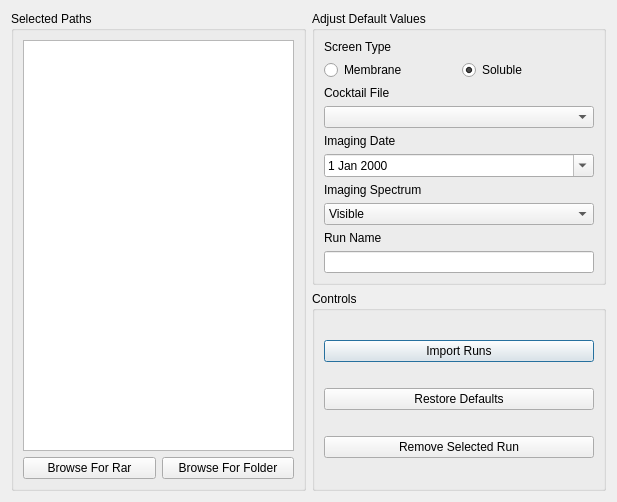
<?xml version="1.0" encoding="UTF-8"?>
<ui version="4.0">
 <class>multiImporter</class>
 <widget class="QDialog" name="multiImporter">
  <property name="geometry">
   <rect>
    <x>0</x>
    <y>0</y>
    <width>617</width>
    <height>502</height>
   </rect>
  </property>
  <property name="windowTitle">
   <string>Dialog</string>
  </property>
  <layout class="QGridLayout" name="gridLayout_4">
   <item row="0" column="1">
    <widget class="QGroupBox" name="groupBox_2">
     <property name="title">
      <string>Adjust Default Values</string>
     </property>
     <layout class="QGridLayout" name="gridLayout">
      <item row="4" column="0">
       <widget class="QLabel" name="label_14">
        <property name="text">
         <string>Imaging Date</string>
        </property>
       </widget>
      </item>
      <item row="9" column="0" colspan="2">
       <widget class="QLineEdit" name="lineEdit"/>
      </item>
      <item row="8" column="0">
       <widget class="QLabel" name="label_7">
        <property name="text">
         <string>Run Name</string>
        </property>
       </widget>
      </item>
      <item row="1" column="0">
       <widget class="QRadioButton" name="radioButton">
        <property name="text">
         <string>Membrane</string>
        </property>
       </widget>
      </item>
      <item row="6" column="0">
       <widget class="QLabel" name="label_4">
        <property name="text">
         <string>Imaging Spectrum</string>
        </property>
       </widget>
      </item>
      <item row="1" column="1">
       <widget class="QRadioButton" name="radioButton_2">
        <property name="text">
         <string>Soluble</string>
        </property>
        <property name="checked">
         <bool>true</bool>
        </property>
       </widget>
      </item>
      <item row="2" column="0">
       <widget class="QLabel" name="label_5">
        <property name="text">
         <string>Cocktail File</string>
        </property>
       </widget>
      </item>
      <item row="0" column="0">
       <widget class="QLabel" name="label_13">
        <property name="text">
         <string>Screen Type</string>
        </property>
       </widget>
      </item>
      <item row="5" column="0" colspan="2">
       <widget class="QDateEdit" name="dateEdit_2">
        <property name="calendarPopup">
         <bool>true</bool>
        </property>
       </widget>
      </item>
      <item row="7" column="0" colspan="2">
       <widget class="QComboBox" name="comboBox_2">
        <item>
         <property name="text">
          <string>Visible</string>
         </property>
        </item>
        <item>
         <property name="text">
          <string>UV-TPEF</string>
         </property>
        </item>
        <item>
         <property name="text">
          <string>SHG</string>
         </property>
        </item>
       </widget>
      </item>
      <item row="3" column="0" colspan="2">
       <widget class="QComboBox" name="comboBox_3"/>
      </item>
     </layout>
    </widget>
   </item>
   <item row="1" column="1">
    <widget class="QGroupBox" name="groupBox_3">
     <property name="title">
      <string>Controls</string>
     </property>
     <layout class="QGridLayout" name="gridLayout_2">
      <item row="0" column="0">
       <widget class="QPushButton" name="pushButton">
        <property name="text">
         <string>Import Runs</string>
        </property>
        <property name="default">
         <bool>true</bool>
        </property>
       </widget>
      </item>
      <item row="1" column="0">
       <widget class="QPushButton" name="pushButton_3">
        <property name="text">
         <string>Restore Defaults</string>
        </property>
       </widget>
      </item>
      <item row="2" column="0">
       <widget class="QPushButton" name="pushButton_2">
        <property name="text">
         <string>Remove Selected Run</string>
        </property>
       </widget>
      </item>
     </layout>
    </widget>
   </item>
   <item row="0" column="0" rowspan="2">
    <widget class="QGroupBox" name="groupBox">
     <property name="title">
      <string>Selected Paths</string>
     </property>
     <layout class="QGridLayout" name="gridLayout_3">
      <item row="1" column="0">
       <widget class="QPushButton" name="pushButton_4">
        <property name="text">
         <string>Browse For Rar</string>
        </property>
       </widget>
      </item>
      <item row="1" column="1">
       <widget class="QPushButton" name="pushButton_5">
        <property name="text">
         <string>Browse For Folder</string>
        </property>
       </widget>
      </item>
      <item row="0" column="0" colspan="2">
       <widget class="QListWidget" name="listWidget"/>
      </item>
     </layout>
    </widget>
   </item>
  </layout>
 </widget>
 <resources/>
 <connections/>
</ui>
